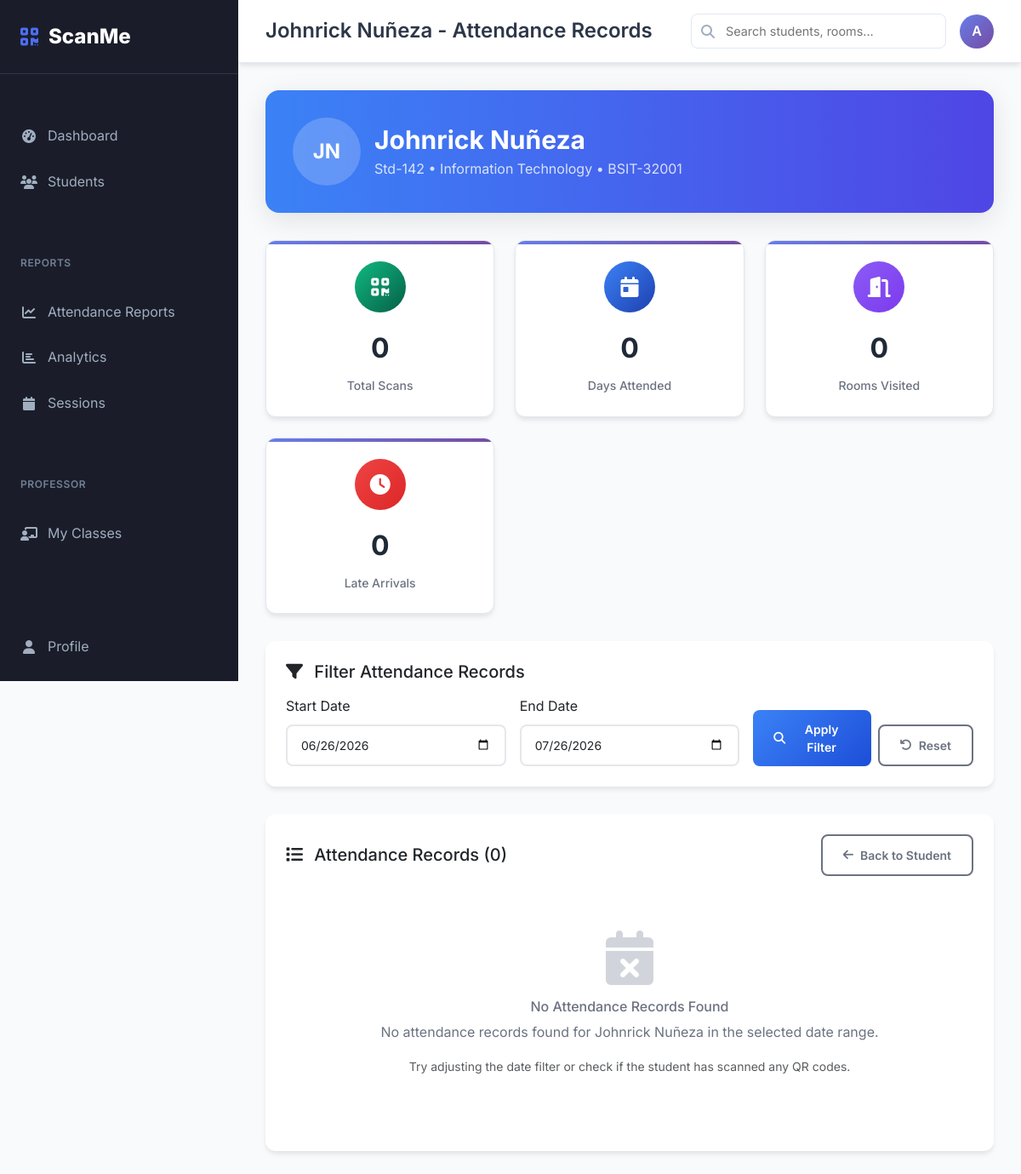
The page /attendance/student/1 (signed in) on the database as committed earlier.
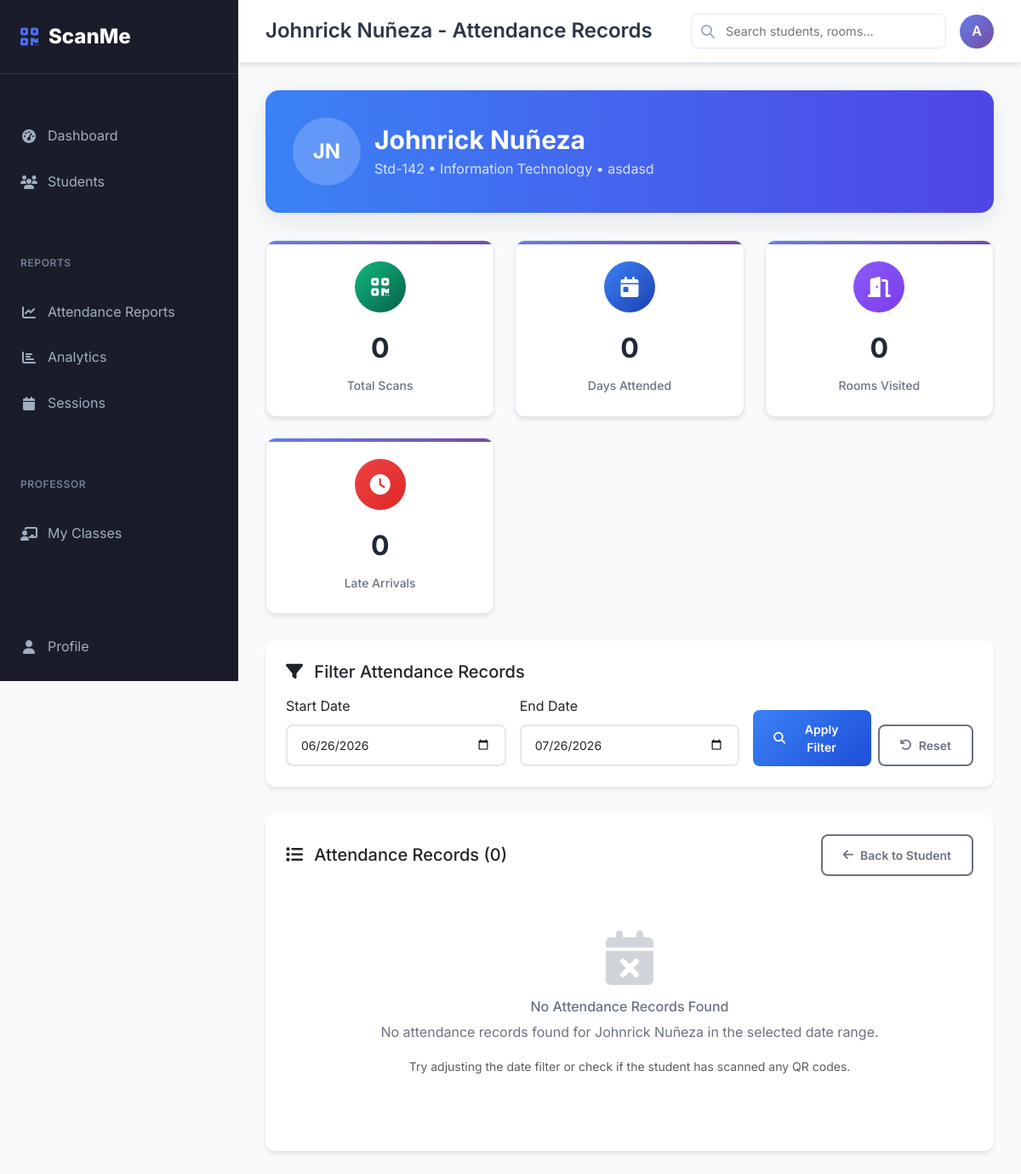
The same page on the database as committed later.
### app/models/student_model.py (models this page shows, shortened)
class Student(db.Model):
    __tablename__ = 'students'
    id = db.Column(db.Integer, primary_key=True)
    student_no = db.Column(db.String(20), unique=True, nullable=False, index=True)
    first_name = db.Column(db.String(50), nullable=False)
    last_name = db.Column(db.String(50), nullable=False)
    email = db.Column(db.String(120), unique=True, nullable=False, index=True)
    department = db.Column(db.String(100), nullable=False)
    section = db.Column(db.String(20), nullable=False)
    year_level = db.Column(db.Integer, nullable=False)
    qr_code_data = db.Column(db.Text, nullable=False)  # Unique QR data
    qr_code_path = db.Column(db.String(255))  # Path to QR code image
    is_active = db.Column(db.Boolean, default=True, nullable=False)
    created_at = db.Column(db.DateTime, default=datetime.utcnow)
    updated_at = db.Column(db.DateTime, default=datetime.utcnow, onupdate=datetime.utcnow)
    attendance_records = db.relationship('AttendanceRecord', backref='student', lazy=True, cascade='all, delete-orphan')
    def get_full_name(self):
        return f"{self.first_name} {self.last_name}"
    def get_attendance_stats(self, start_date=None, end_date=None):
        from app.models.attendance_model import AttendanceRecord
        query = AttendanceRecord.query.filter(AttendanceRecord.student_id == self.id)
        if start_date:
            query = query.filter(AttendanceRecord.scan_time >= start_date)
        if end_date:
            query = query.filter(AttendanceRecord.scan_time <= end_date)
        records = query.all()
        return {
            'total_scans': len(records),
            'unique_days': len(set(record.scan_time.date() for record in records)),
            'rooms_visited': len(set(record.room_id for record in records)),
            'late_arrivals': len([r for r in records if r.is_late]),
            'recent_activity': sorted(records, key=lambda x: x.scan_time, reverse=True)[:10]
        }

### app/routes/attendance_routes.py (the view)
@attendance_bp.route('/student/<int:student_id>')
@login_required
@requires_professor_or_admin
def view_student_attendance(student_id):
    try:
        from app.models.student_model import Student
        student = Student.query.get_or_404(student_id)
        end_date = request.args.get('end_date', date.today().isoformat())
        start_date = request.args.get('start_date', (date.today() - timedelta(days=30)).isoformat())
        try:
            start_date_obj = datetime.strptime(start_date, '%Y-%m-%d').date()
            end_date_obj = datetime.strptime(end_date, '%Y-%m-%d').date()
        except ValueError:
            start_date_obj = date.today() - timedelta(days=30)
            end_date_obj = date.today()
            start_date = start_date_obj.isoformat()
            end_date = end_date_obj.isoformat()
        records = AttendanceRecord.query.filter(
            AttendanceRecord.student_id == student_id,
            db.func.date(AttendanceRecord.scan_time) >= start_date_obj,
            db.func.date(AttendanceRecord.scan_time) <= end_date_obj
        ).order_by(AttendanceRecord.scan_time.desc()).all()
        attendance_stats = student.get_attendance_stats(
            datetime.combine(start_date_obj, datetime.min.time()),
            datetime.combine(end_date_obj, datetime.max.time())
        )
        modal = request.args.get('modal') == '1'
        parent_template = 'modal_base.html' if modal else 'dashboard_base.html'
        return render_template('attendance/student_attendance.html',
                             student=student,
                             records=records,
                             attendance_stats=attendance_stats,
                             start_date=start_date,
                             end_date=end_date,
                             parent_template=parent_template,
                             modal=modal)
    except Exception as e:
        flash(f'Error loading student attendance: {str(e)}', 'error')
        return redirect(url_for('students.view_student', id=student_id))

### app/models/user_model.py (called while the page is built)
    def is_admin(self):
        return self.role == 'admin'

    def is_professor(self):
        return self.role == 'professor'

    def can_manage_students(self):
        return self.role in ['admin', 'professor']

    def can_view_reports(self):
        return self.role in ['admin', 'professor']

    def get_display_name(self):
        return self.username.title()

### app/utils/auth_utils.py (called while the page is built)
def requires_role(allowed_roles):
    def decorator(f):
        @wraps(f)
        def decorated_function(*args, **kwargs):
            if not current_user.is_authenticated:
                flash('Please log in to access this page.', 'error')
                return redirect(url_for('auth.login', next=request.url))
            if current_user.role not in allowed_roles:
                flash('You do not have permission to access this page.', 'error')
                return redirect(url_for('main.dashboard'))
            return f(*args, **kwargs)
        return decorated_function
    return decorator

### app/templates/attendance/student_attendance.html (shortened to what the changed rows need)
{% extends parent_template|default("dashboard_base.html") %}
{% block page_title %}{{ student.get_full_name() }} - Attendance Records{% endblock %}
{% block content %}
<div class="student-header tw-bg-gradient-to-r tw-from-blue-500 tw-to-indigo-600 tw-text-white tw-p-6 md:tw-p-8 tw-rounded-t-2xl">
    <div class="student-info tw-flex tw-flex-col md:tw-flex-row tw-items-center tw-gap-4">
        <div class="student-avatar tw-w-20 tw-h-20 tw-flex tw-items-center tw-justify-center tw-rounded-full tw-text-2xl tw-font-bold tw-bg-white/20 tw-backdrop-blur tw-border tw-border-white/30">
            {{ student.first_name[0] }}{{ student.last_name[0] }}
        </div>
        <div class="tw-text-center md:tw-text-left">
            <h1 class="tw-text-2xl md:tw-text-3xl tw-font-bold tw-mb-1">{{ student.get_full_name() }}</h1>
            <p class="tw-mb-0 tw-text-white/80 tw-text-sm md:tw-text-base">{{ student.student_no }} • {{ student.department }} • {{ student.section }}</p>
        </div>
    </div>
</div>
<div class="records-section">
    {% if records %}
        {% for record in records %}
        <div class="record-item">
            <div class="record-header">
                <div class="record-time">
                    {{ record.scan_time.strftime('%B %d, %Y at %I:%M %p') }}
                </div>
                <div>
                    <span class="record-status status-{{ record.get_status() }}">
                        {% if record.get_status() == 'in_room' %}
                            <i class="fas fa-sign-in-alt me-1"></i>
                            In Room
                        {% elif record.get_status() == 'timed_out' %}
                            <i class="fas fa-sign-out-alt me-1"></i>
                            Timed Out
                        {% else %}
                            <i class="fas fa-question me-1"></i>
                            {{ record.get_status().title() }}
                        {% endif %}
                    </span>
                    {% if record.is_late %}
                        <span class="record-status status-late ms-1">
                            <i class="fas fa-exclamation-triangle me-1"></i>
                            Late
                        </span>
                    {% endif %}
                </div>
            </div>
            <div class="record-details">
                <div><strong>Room:</strong> {{ record.room.get_full_name() if record.room else 'Unknown' }}</div>
                <div><strong>Time In:</strong> {{ record.time_in.strftime('%I:%M %p') if record.time_in else 'N/A' }}</div>
                <div><strong>Time Out:</strong> {{ record.time_out.strftime('%I:%M %p') if record.time_out else 'Still in room' }}</div>
                <div><strong>Duration:</strong> {{ record.get_duration() }} minutes</div>
                {% if record.time_in_scanned_by_user %}
                <div><strong>Scanned By:</strong> {{ record.time_in_scanned_by_user.username }}</div>
                {% endif %}
                {% if record.notes %}
                <div class="col-span-full"><strong>Notes:</strong> {{ record.notes }}</div>
                {% endif %}
            </div>
        </div>
        {% endfor %}
    {% else %}
        <div class="empty-state">
            <i class="fas fa-calendar-times"></i>
            <h6>No Attendance Records Found</h6>
            <p>No attendance records found for {{ student.get_full_name() }} in the selected date range.</p>
            <p class="small text-muted">Try adjusting the date filter or check if the student has scanned any QR codes.</p>
        </div>
    {% endif %}
</div>
{% endblock %}

Rows that differ between the two databases and show on the page:
changed Student "Johnrick Nuñeza": section "BSIT-32001" → "asdasd"
